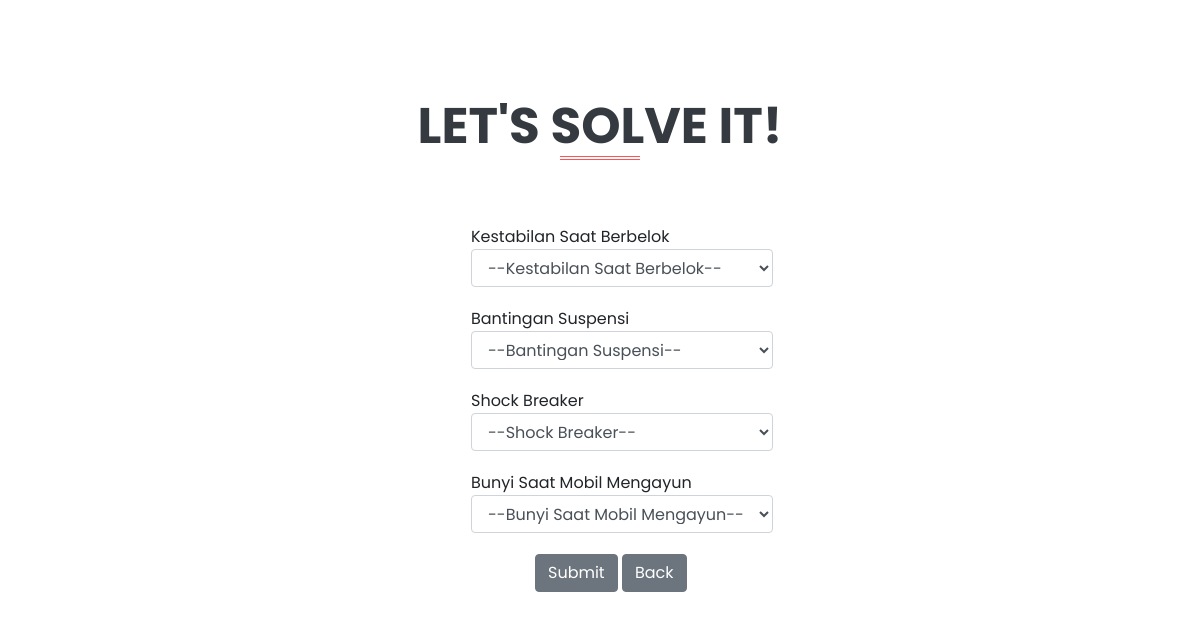
The app's page /car/contoh_kaki.php with its own data.
### tables this page shows
CREATE TABLE IF NOT EXISTS `kondisi_kaki` (
  `id` int(11) NOT NULL,
  `field` varchar(100) NOT NULL,
  `nama_field` varchar(100) NOT NULL,
  `kondisi` varchar(100) NOT NULL
);

### car/contoh_kaki.php (the view, shortened to what this page needs)
<!DOCTYPE html>
<html lang="zxx">
<head>
	<link rel="stylesheet" href="css/bootstrap.css">
	<link href="css/JiSlider.css" rel="stylesheet">
	<link rel="stylesheet" href="css/smoothbox.css" type='text/css' media="all" />
	<link rel="stylesheet" href="css/style.css" type="text/css" media="all" />
	<link rel="stylesheet" href="css/fontawesome-all.css">
</head>
<?php
	require_once('db_login.php');
	$db = new mysqli($db_host, $db_username, $db_password, $db_database);
	$query = 'SELECT DISTINCT field FROM kondisi_kaki';
	$result = $db->query( $query );
	$jumfield = $result->num_rows;
	$jumfield = $jumfield-1;
?>
<body>
	<div class="team py-5" id="team">
		<div class="container py-xl-5 py-lg-3">
			<h3 class="title text-capitalize text-dark text-center pb-3 mb-sm-5 mb-4">Let's solve it!
				<span></span>
			</h3>
			<div class="row team-bottom">
				<div class="col-sm-4 team-grid">
					</div>
					<div class="col-sm-4 team-grid mt-sm-0 mt-3">
						<form role="form" method="POST" autocomplete="on" action="<?php echo htmlspecialchars($_SERVER["PHP_SELF"]);?>" enctype="multipart/form-data">
						<table align="center" style="margin-left: 45px;">
							<?php
								for( $i= 1 ; $i <= $jumfield ; $i++ ){
									echo '<tr>';
									echo '<td>';
									echo '<div class="form-group">';
										$queryfield = " SELECT * FROM kondisi_kaki WHERE field='F".$i."' ";
										$resultfield2 = $db->query( $queryfield );
										$field2 = $resultfield2->fetch_object();
										echo '<label>'.$field2->nama_field.'</label><br />';
										echo '<select name="N'.$i.'" class="form-control" required>';
										echo '<option value="none"';
											if (!isset($N[$i])) echo 'selected="true"';
										echo '>--'.$field2->nama_field.'--</option>';
										echo '</select>';
										echo '</div>';
									echo '</td>';
									echo '</tr>';
									echo '<td valign="top"><span class="error">';
									echo '</span></td>';
									if ($i %4 == 0){
										echo'<td>';
										echo'</td>';
									}
								}
							?>
							</table>
							<div style="margin-left: 110px;">
							<button type="submit" name="submitKaki" class="btn btn-secondary">Submit</button>
							<a href="index.php"> <button type="button" class="btn btn-secondary">Back</button></a>
							</div>
							<h4 style="color: red;margin-left: 90px;"><br/>
							</h4>
					</form>
					</div>
				</div>
			</div>
		</div>
	<link href="css/owl.carousel.css" rel="stylesheet">
</body>
</html>

### car/css/smoothbox.css (style rules this page uses)
body, html { height:100%; width:100%; }

### car/css/style.css (style rules this page uses)
body { padding: 0; margin: 0; background: #FFF; font-family: 'Poppins', sans-serif; }
body a { transition: 0.5s all; -webkit-transition: 0.5s all; -moz-transition: 0.5s all; -o-transition: 0.5s all; -ms-transition: 0.5s all; text-decoration: none; }
h1, h2, h3, h4, h5, h6 { margin: 0; padding: 0; font-family: 'Poppins', sans-serif; }
label { margin: 0; }
* { margin: 0; }
html, body { height: 100%; }
h3.title { font-size: 50px; text-transform: uppercase !important; font-weight: 700; }
h3.title span { border-bottom: 4px double #ff5252; display: inherit; max-width: 80px; margin: 0 auto; }

### records on screen
kondisi_kaki: nama_field "Kestabilan Saat Berbelok"
kondisi_kaki: nama_field "Bantingan Suspensi"
kondisi_kaki: nama_field "Shock Breaker"
kondisi_kaki: nama_field "Bunyi Saat Mobil Mengayun"
